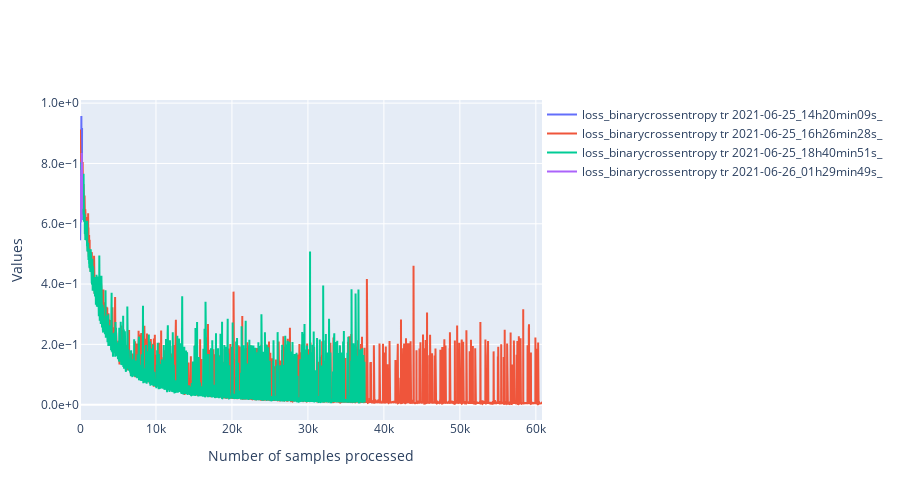

The cell this chart's notebook holds for it:
### Code cell
filtered_dataframe = data.df
import ipywidgets as widgets
class PersoToggleButton(widgets.ToggleButton):
    def __init__(self,name=None,*args,**kargs):
        super(PersoToggleButton, self).__init__(*args,**kargs)
        self.name = name

compute_width = lambda value:f"{max(len(str(value)) * 12, 60) + 20}px"
list_vertical_widgets = []
dico_changing_widgets_metadata = {}
list_changing_widgets_metrics = []
list_changing_widgets_tr_valid = []
# Widgets for the metadata ------------------------------------------------------------------
label_metadata_filter = "Metadata"
llocalvertwidgets = []
dico_changing_widgets_reorganized = {"metadata":{},"metrics":{},"mode":{}}
for metadata_name in df.columns:

    if metadata_name == "folder_id":
        continue
    possible_values = df[metadata_name].unique()
    label = widgets.Label(metadata_name)
    dico_changing_widgets_reorganized["metadata"][metadata_name] = {str(value):PersoToggleButton(
        value=True,
        description=str(value),
        disabled=False,
        button_style='', # 'success', 'info', 'warning', 'danger' or ''
        tooltip='',
        icon='check',
        layout = widgets.Layout(width = compute_width(value), margin='0px 0px 0px 0px'),
        name="metadata|"+metadata_name
    ) for value in possible_values}

    possibilities = list(dico_changing_widgets_reorganized["metadata"][metadata_name].values())
    dico_changing_widgets_metadata[metadata_name] = possibilities
    box = widgets.HBox(layout=widgets.Layout(width='100%',display='inline-flex',flex_flow='row wrap'),width='100%')
    box.overflow_x = 'auto'
    box.children = [label]+possibilities
    llocalvertwidgets.append(box)

box = widgets.VBox(width='100%')
box.children = llocalvertwidgets
list_vertical_widgets.append(box)
# Widgets to select metrics ---------------------------------------------------------------
label_metrics_filter = "Metrics"
dico_changing_widgets_reorganized["metrics"] = {str(metric_name):PersoToggleButton(
        value=True,
        description=metric_name,
        disabled=False,
        button_style='', # 'success', 'info', 'warning', 'danger' or ''
        tooltip='',
        icon='check',
        layout = widgets.Layout(width = compute_width(metric_name), margin='0px 0px 0px 0px'),
        name="metrics"
    )
    for metric_name in available_metrics}
possibilities = list(dico_changing_widgets_reorganized["metrics"].values())
list_changing_widgets_metrics = possibilities
box = widgets.HBox(layout=widgets.Layout(width='100%',display='inline-flex',flex_flow='row wrap'),width='100%')
box.overflow_x = 'auto'
box.children = possibilities
list_vertical_widgets.append(box)

# widgets to select tr or valid ----------------------------------------------------------
label_tr_valid_filter = "Mode_of_training"
possibilities = [PersoToggleButton(
        value=True,
        description=mode,
        disabled=False,
        button_style='', # 'success', 'info', 'warning', 'danger' or ''
        tooltip='',
        icon='check',
        layout = widgets.Layout(width = compute_width(mode), margin='0px 0px 0px 0px'),
        name="mode"
    )
    for mode in ["tr","valid"]]
list_changing_widgets_tr_valid = possibilities
box = widgets.HBox(layout=widgets.Layout(width='100%',display='inline-flex',flex_flow='row wrap'),width='100%')
box.overflow_x = 'auto'
box.children = possibilities
list_vertical_widgets.append(box)

titles = ["Metadata", "Metrics","Mode_of_training"]
l = []
for i,[item,title] in enumerate((zip(list_vertical_widgets,titles))):
    accordion = widgets.Accordion(children=[item],titles=(title,))
    accordion.set_title(0,title)
    accordion.selected_index = 0
    if i == 0:
        accordion.selected_index = None
    l.append(accordion)
# widget for moving average
moving_average = widgets.IntText(
    value=100,
    description='mean_window',
    disabled=False
)
# widget to toggle log scale for the y axis
y_log_scale = widgets.ToggleButton(
        value=True,
        description="logy",
        disabled=False,
        button_style='', # 'success', 'info', 'warning', 'danger' or ''
        tooltip='',
        icon='check',
        layout = widgets.Layout(width = compute_width("logy"), margin='0px 0px 0px 0px')
    )

global_box = widgets.VBox(l+[moving_average,y_log_scale])

# Handlers --------------------------------------------------------------------------------------
from IPython.display import display,clear_output
import plotly.graph_objects as go
import main.src.analysis.tools as tls

def filter_metrics(runs):
    global states
    new_dico = {}
    for f,dico in dico_metrics.items():
        if f not in runs:
            continue
        new_dico[f] = {}
        for metric_name,list_values in dico.items():
            if states["metrics"][metric_name] is True:
                new_dico[f][metric_name] = list_values
    return new_dico
def plot(dico_vals,filtered_dataframe):
    global states
    import numpy as np
    list_scatters = []
    import matplotlib.pyplot as plt
    for run,dico_metrics in dico_vals.items():
        line_dataframe = filtered_dataframe[filtered_dataframe["folder_id"] == run]
        batch_size_tr = line_dataframe["tr_batch_size"].values[0]
        batch_size_valid = line_dataframe["valid_batch_size"].values[0]
        for metric_name,metric_values in dico_metrics.items():
            if metric_name == "loss":
                metric_name = "loss_"+filtered_dataframe[filtered_dataframe["folder_id"] == run]["loss"].values[0]
                access_name = "_loss"
            else:
                access_name = "_values"
            global states
            for mode,state in states["mode"].items():
                if state is False:
                    continue
                batch_size = batch_size_tr if mode == "tr" else batch_size_valid
                if "loss" in metric_name:
                    access_name1 = "attr_"+mode+access_name
                else:
                    access_name1 = mode + access_name
                v = metric_values[access_name1]
                window = int(moving_average.value/batch_size)
                new_values = []
                for i in range(len(v)-window):
                    new_values.append(np.mean(v[i:min(i+window,len(v))]))
                v = np.array(new_values)
                x = np.arange(0,v.shape[0]) * batch_size
                x = pd.Series(x)
                v = pd.Series(v)
                graph = go.Scatter(x=x,y=v,mode='lines',name=f"{metric_name} {mode} {run}",
                                   hovertemplate='Sample n°: %{x}'+f'<br>{metric_name} {mode}<br>{run}:'+' %{y}')
                list_scatters.append(graph)
    plt.clf()
    fig = go.Figure(
        data=list_scatters,
        layout=go.Layout(
            title=go.layout.Title(text=""),
            xaxis_title="Number of samples processed",
            yaxis_title="Values",
            legend=dict(
                orientation="h",
                y=1,
                x=1
            ),
            yaxis={'tickformat':'.1e',},
            width=900,
            height = 500
        ),
    )
    if states["others"]["logy"] is True:
        fig.update_yaxes(type="log")
    clear_output()
    display(global_box)
    fig.show()
states = {"others":{"mean_window":moving_average.value,"logy":False},
          "mode":{"tr":False,"valid":False},
          "metrics":{k:False for k in available_metrics},
          "metadata":{k:{
              str(k1):False for k1 in df[k].unique()
          } for k in df.columns}
          }
def handler(v):
    global query
    if v["name"] == "disabled":
        return
    global states
    try:
        name = "others"
        try:
            name = v["owner"].name
        except:
            pass
        name = name.split("|")
        try:
            new_val = not(v["new"]["value"])
        except:
            new_val = not(v["new"])
    except Exception as e:
        return
    if len(name) == 2:
        states[name[0]][name[1]][v["owner"].description] = not(states[name[0]][name[1]][v["owner"].description])
    else:
        states[name[0]][v["owner"].description] = not(states[name[0]][v["owner"].description])
    runs = filtered_dataframe["folder_id"].unique()
    dico_vals = filter_metrics(runs)
    plot(dico_vals,filtered_dataframe)
    try:
        print(dico_vals['2021-06-20_17h39min55s_']["mae"])
    except:
        pass
    print(metric_name)

for name,liste_w in dico_changing_widgets_metadata.items():
    for w in liste_w:
        w.observe(handler)
for w in list_changing_widgets_metrics:
    w.observe(handler)
list_changing_widgets_metrics[-1].value = True
for w in list_changing_widgets_tr_valid:
    w.observe(handler)
for w in [moving_average,y_log_scale]:
    w.observe(handler)
global_box

### Figure 1 — Plotly figure (JSON) as saved in the notebook; plotly's stock layout.template omitted (floating-point values rounded to 4 significant figures; data arrays with more than 128 entries replaced by an {"elided": "..."} marker saying what was removed)
{"data": [{"hovertemplate": "Sample n°: %{x}<br>loss_binarycrossentropy tr<br>2021-06-25_14h20min09s_: %{y}", "mode": "lines", "name": "loss_binarycrossentropy tr 2021-06-25_14h20min09s_", "type": "scatter", "x": [0, 10, 20, 30, 40, 50, 60, 70, 80, 90, 100, 110, 120, 130, 140, 150, 160, 170, 180, 190, 200, 210, 220, 230, 240, 250, 260, 270], "y": [0.6893, 0.9066, 0.5452, 0.8779, 0.8112, 0.7839, 0.7422, 0.6574, 0.6337, 0.6707, 0.7394, 0.6543, 0.6873, 0.6347, 0.7975, 0.792, 0.7971, 0.6648, 0.9574, 0.7954, 0.7802, 0.6929, 0.7292, 0.719, 0.6121, 0.8507, 0.6396, 0.9173]}, {"hovertemplate": "Sample n°: %{x}<br>loss_binarycrossentropy tr<br>2021-06-25_16h26min28s_: %{y}", "mode": "lines", "name": "loss_binarycrossentropy tr 2021-06-25_16h26min28s_", "type": "scatter", "x": {"elided": "6082 int values"}, "y": {"elided": "6082 float values"}}, {"hovertemplate": "Sample n°: %{x}<br>loss_binarycrossentropy tr<br>2021-06-25_18h40min51s_: %{y}", "mode": "lines", "name": "loss_binarycrossentropy tr 2021-06-25_18h40min51s_", "type": "scatter", "x": {"elided": "3748 int values"}, "y": {"elided": "3748 float values"}}, {"hovertemplate": "Sample n°: %{x}<br>loss_binarycrossentropy tr<br>2021-06-26_01h29min49s_: %{y}", "mode": "lines", "name": "loss_binarycrossentropy tr 2021-06-26_01h29min49s_", "type": "scatter", "x": [0, 10, 20, 30, 40, 50, 60, 70, 80, 90, 100, 110, 120, 130, 140, 150, 160, 170, 180, 190, 200, 210, 220, 230, 240, 250, 260, 270], "y": [0.7067, 0.7585, 0.6957, 0.7069, 0.6553, 0.7393, 0.7343, 0.6951, 0.7444, 0.6822, 0.6412, 0.6561, 0.6753, 0.6046, 0.6961, 0.7781, 0.7519, 0.6814, 0.6936, 0.623, 0.6177, 0.7973, 0.6986, 0.835, 0.7576, 0.6914, 0.6502, 0.8021]}], "layout": {"height": 500, "legend": {"orientation": "h", "x": 1, "y": 1}, "title": {"text": ""}, "width": 900, "xaxis": {"title": {"text": "Number of samples processed"}}, "yaxis": {"tickformat": ".1e", "title": {"text": "Values"}}}}
